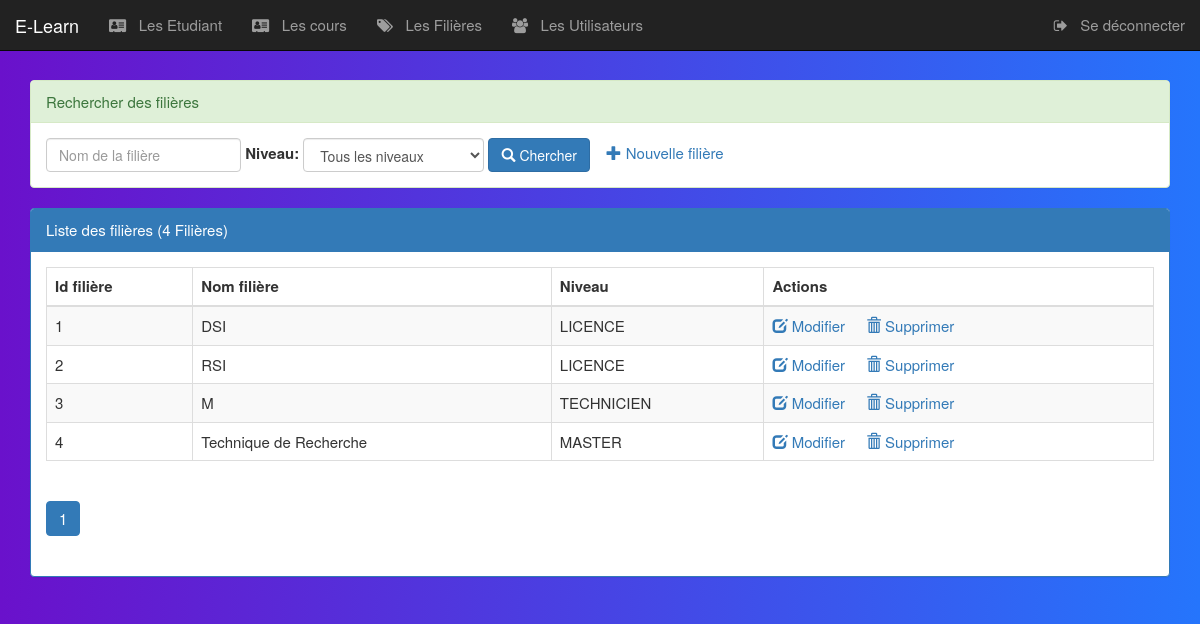
The app's page /pages/filieres.php (signed in) with its own data.
### tables this page shows
create table filiere(
    idFiliere int(4) auto_increment primary key,
    nomFiliere varchar(50),
    niveau varchar(50)
);

### pages/filieres.php (the view, shortened to what this page needs)
<?php
    require_once("connexiondb.php");
    $nomf=isset($_GET['nomF'])?$_GET['nomF']:"";
    $niveau=isset($_GET['niveau'])?$_GET['niveau']:"all";
    $size=isset($_GET['size'])?$_GET['size']:6;
    $page=isset($_GET['page'])?$_GET['page']:1;
    $offset=($page-1)*$size;
    if($niveau=="all"){
        $requete="select * from filiere
                where nomFiliere like '%$nomf%'
                limit $size
                offset $offset";
        $requeteCount="select count(*) countF from filiere
                where nomFiliere like '%$nomf%'";
    }
    $resultatF=$pdo->query($requete);
    $resultatCount=$pdo->query($requeteCount);
    $tabCount=$resultatCount->fetch();
    $nbrFiliere=$tabCount['countF'];
    $reste=$nbrFiliere % $size;
    if($reste===0)
        $nbrPage=$nbrFiliere/$size;
    else
        $nbrPage=floor($nbrFiliere/$size)+1;
?>
<!DOCTYPE HTML>
<HTML>
    <head>
        <link rel="stylesheet" type="text/css" href="https://maxcdn.bootstrapcdn.com/bootstrap/3.3.7/css/bootstrap.min.css">
        <link rel="stylesheet" type="text/css" href="../css/font-awesome.min.css">
        <link rel="stylesheet" type="text/css" href="../css/Styles.css">
    </head>
    <body class="vh-100 gradient-custom">
        <?php include("menu.php"); ?>
        <div class="container">
            <div class="panel panel-success margetop60">
				<div class="panel-heading">Rechercher des filières</div>
				<div class="panel-body">
					<form method="get" action="filieres.php" class="form-inline">
						<div class="form-group">
                            <input type="text" name="nomF"
                                   placeholder="Nom de la filière"
                                   class="form-control"
                                   value="<?php echo $nomf ?>"/>
                        </div>
                        <label for="niveau">Niveau:</label>
			            <select name="niveau" class="form-control" id="niveau"
                                onchange="this.form.submit()">
                            <option value="all" <?php if($niveau==="all") echo "selected" ?>>Tous les niveaux</option>
			            </select>
				        <button type="submit" class="btn btn-primary">
                            <span class="glyphicon glyphicon-search"></span>
                            Chercher
                        </button>
                       	<?php if ($_SESSION['user']['role']=='ADMIN') {?>
                            <a href="nouvelleFiliere.php">
                                <span class="glyphicon glyphicon-plus"></span>
                                Nouvelle filière
                            </a>
                        <?php } ?>
					</form>
				</div>
			</div>
            <div class="panel panel-primary">
                <div class="panel-heading">Liste des filières (<?php echo $nbrFiliere ?> Filières)</div>
                <div class="panel-body">
                    <table class="table table-striped table-bordered">
                        <thead>
                            <tr>
                                <th>Id filière</th><th>Nom filière</th><th>Niveau</th>
                                <?php if ($_SESSION['user']['role']== 'ADMIN') {?>
                                	<th>Actions</th>
                                <?php }?>
                            </tr>
                        </thead>
                        <tbody>
                            <?php while($filiere=$resultatF->fetch()){ ?>
                                <tr>
                                    <td><?php echo $filiere['idFiliere'] ?> </td>
                                    <td><?php echo $filiere['nomFiliere'] ?> </td>
                                    <td><?php echo $filiere['niveau'] ?> </td>
                                     <?php if ($_SESSION['user']['role']== 'ADMIN') {?>
                                        <td>
                                            <a href="editerFiliere.php?idF=<?php echo $filiere['idFiliere'] ?>">
                                                <span class="glyphicon glyphicon-edit"></span>
                                                <span >Modifier </span>
                                            </a>
                                            <a onclick="return confirm('Etes vous sur de vouloir supprimer la filière')"
                                                href="supprimerFiliere.php?idF=<?php echo $filiere['idFiliere'] ?>">
                                                    <span class="glyphicon glyphicon-trash"></span>
                                                    <span >Supprimer</span>
                                            </a>
                                        </td>
                                    <?php }?>
                                </tr>
                            <?PHP } ?>
                       </tbody>
                    </table>
                <div>
                    <ul class="pagination">
                        <?php for($i=1;$i<=$nbrPage;$i++){ ?>
                            <li class="<?php if($i==$page) echo 'active' ?>">
            <a href="filieres.php?page=<?php echo $i;?>&nomF=<?php echo $nomf ?>&niveau=<?php echo $niveau ?>">
                                    <?php echo $i; ?>
                                </a>
                             </li>
                        <?php } ?>
                    </ul>
                </div>
                </div>
            </div>
        </div>
    </body>
</HTML>

### pages/menu.php (shortened to what this page needs)
<link rel="stylesheet" href="https://cdnjs.cloudflare.com/ajax/libs/font-awesome/4.7.0/css/font-awesome.min.css">
<nav class="navbar navbar-inverse navbar-fixed-top">
	<div class="container-fluid">
		<div class="navbar-header">
			<a href="../index.php" class="navbar-brand">E-Learn</a>
		</div>
		<ul class="nav navbar-nav">
            <?php if ($_SESSION['user']['role']=='ADMIN') {?>
			<li><a href="etudiants.php">
                    <i class="fa fa-vcard"></i>
                    &nbsp Les Etudiant
                </a>
            </li>
            <?php }?>
            <li><a href="cours.php">
                    <i class="fa fa-vcard"></i>
                    &nbsp Les cours
                </a>
            </li>
            <?php if ($_SESSION['user']['role']=='ADMIN') {?>
			<li><a href="filieres.php">
                    <i class="fa fa-tags"></i>
                    &nbsp Les Filières
                </a>
            </li>
            <?php }?>
			<?php if ($_SESSION['user']['role']=='ADMIN') {?>
				<li><a href="Utilisateurs.php">
                        <i class="fa fa-users"></i>
                        &nbsp Les Utilisateurs
                    </a>
                </li>
			<?php }?>
		</ul>
		<ul class="nav navbar-nav navbar-right">
			<li>
				<a href="seDeconnecter.php">
                    <i class="fa fa-sign-out"></i>
					&nbsp Se déconnecter
				</a>
			</li>
		</ul>
	</div>
</nav>

### css/Styles.css (style rules this page uses)
.margetop60 { margin-top: 80px; }
body { background-color: rgb(240, 238, 238); font-size: 15px; }
.gradient-custom { background: #6a11cb; background: -webkit-linear-gradient(to right, rgba(106, 17, 203, 1), rgba(37, 117, 252, 1)); background: linear-gradient(to right, rgba(106, 17, 203, 1), rgba(37, 117, 252, 1)) }

### records on screen
filiere: idFiliere "1", nomFiliere "DSI", niveau "LICENCE"
filiere: idFiliere "2", nomFiliere "RSI", niveau "LICENCE"
filiere: idFiliere "3", nomFiliere "M", niveau "TECHNICIEN"
filiere: idFiliere "4", nomFiliere "Technique de Recherche", niveau "MASTER"

### other values on screen
$nbrFiliere "4"
